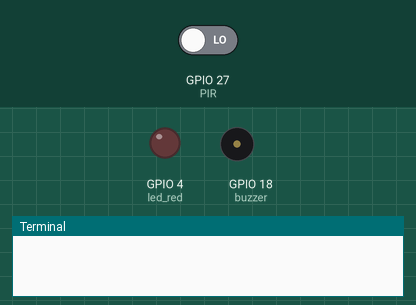
A program run on a simulated Raspberry Pi (BCM pin numbers). On the bench: output pins drawn as LEDs (lit = HIGH), buzzer (waves = sounding), the last lines printed to the terminal. The test bench sets the inputs (shaded band); at power-on: GPIO 27 (PIR) LOW.

Above: at 1.2 s.
1.3 s: GPIO 27 (PIR) driven HIGH
At 2.5 s:
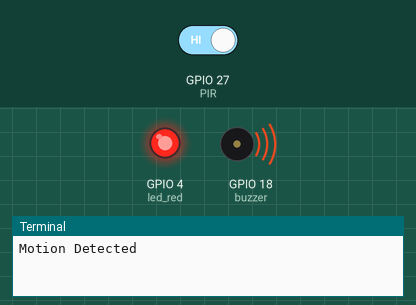
Timing chart, 0 to 4.3 s (numbered marks = the images above; inputs shaded):
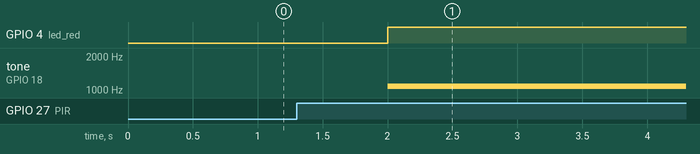

The program:

KYJmission020101.py
```python
import RPi.GPIO as GPIO
import time

PIR = 27
led_red = 4
buzzer = 18

GPIO.setmode(GPIO.BCM)

GPIO.setup(buzzer, GPIO.OUT)
GPIO.setup(led_red,GPIO.OUT)
GPIO.setup(PIR, GPIO.IN)

GPIO.setwarnings(False)

pwm = GPIO.PWM(buzzer, 1074)

try:
        while 1:
                pir_state = GPIO.input(PIR)
                if pir_state == True:
                        GPIO.output(led_red, True)
                        print("Motion Detected")
                        pwm.start(10.0)
                        time.sleep(1)
                else:
                        GPIO.output(led_red, False)
                        pwm.stop()
                        time.sleep(1)
except KeyboardInterrupt:
        GPIO.cleanup()
```

Measured:
- after the input at 1.3 s, GPIO 4 (led_red): LOW → HIGH after 0.70 s; tone on GPIO 18 (buzzer): silent → 1074 Hz after 0.70 s
